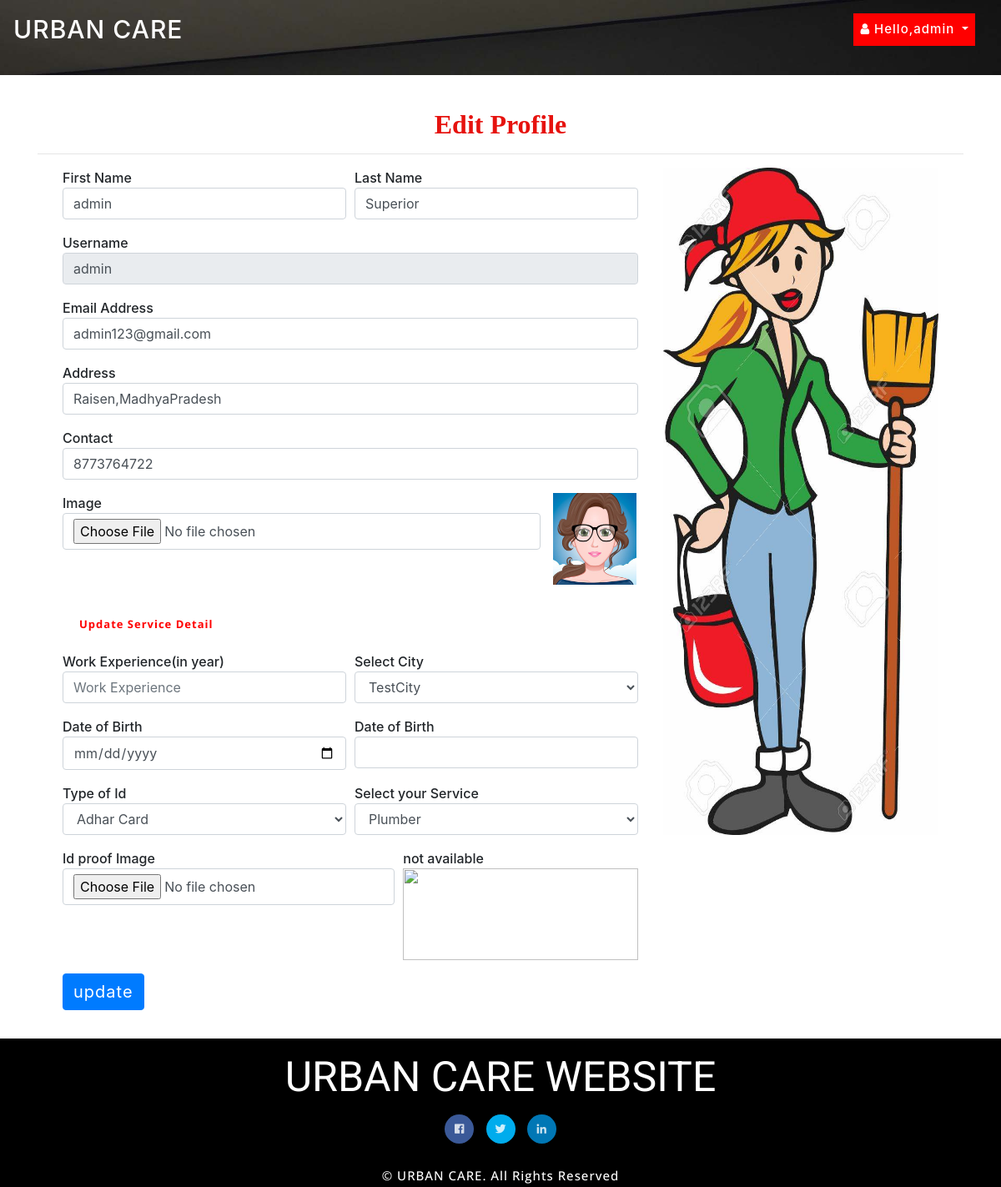
Screenshot of /edit_service_profile (signed in) with the database file from the repository.
### home_service/models.py (models this page shows, shortened)
class Customer(models.Model):
    user = models.ForeignKey(User, on_delete=models.CASCADE, null=True)
    contact = models.CharField(max_length=100, null=True)
    address = models.CharField(max_length=100, null=True)
    image = models.FileField(null=True)

### home_service/views.py (the view, shortened to what this page needs)
# urls.py: path('edit_service_profile',Edit_Service_Profile,name="edit_service_profile"),
def Edit_Service_Profile(request):
    user = User.objects.get(id=request.user.id)
    error = ""
    try:
        sign = Customer.objects.get(user=user)
        error = "pat"
    except:
        sign = Service_Man.objects.get(user=user)
    terror = False
    ser = Service_Category.objects.all()
    car = ID_Card.objects.all()
    city = City.objects.all()
    d = {'city':city,'terror':terror,'error':error,'pro':sign,'car':car,'ser':ser}
    return render(request, 'edit_service_profile.html',d)

### home_service/templates/edit_service_profile.html (shortened to what this page needs)
{% extends 'index.html' %}
{% load static %}
{% block body %}
	<div class="w3l_banner_info" style="height:10px">
		<div class="slider1">
			<div class="callbacks_container">
				<ul class="rslides" id="slider3">
					<li>
						<div class="slider1-img" style="height:90px">
							<div class="slider_banner_info">
							</div>
						</div>
					</li>
				</ul>
			</div>
		</div>
	</div>
</header>
<div class="container" style="margin-top:10%;">
    <h2 style="font-weight:bold;font-family : 'Monotype Corsiva' ; color : #E6120E ;margin-top:2%" align="center">Edit Profile</h2><hr>
<div class="container-fluid" style="">
    <div class="row">
        <div class="col-md-8">
            <form method="post" action="" enctype="multipart/form-data">
    <div class="form-row">
    <div class="form-group col-md-6">
      <label for="inputEmail4">First Name</label>
      <input type="text" class="form-control" value="{{pro.user.first_name}}" name="fname" id="inputEmail4">
    </div>
    <div class="form-group col-md-6">
      <label for="inputPassword4">Last Name</label>
      <input type="text" class="form-control" name="lname" value="{{pro.user.last_name}}" id="inputPassword4">
    </div>
  </div>
    <div class="form-row">
    <div class="form-group col-md-12">
      <label for="inputEmail4">Username</label>
      <input type="text" class="form-control" name="uname" value="{{pro.user.username}}" id="inputEmail4" readonly>
    </div>
        <div class="form-group col-md-12">
      <label for="inputEmail4">Email Address</label>
      <input type="text" class="form-control" name="email" value="{{pro.user.email}}" id="inputEmail4">
    </div>
  </div>
<div class="form-row">
    <div class="form-group col-md-12">
      <label for="inputEmail4">Address</label>
      <input type="text" class="form-control" name="address" value="{{pro.address}}" id="inputEmail4">
    </div>
  </div>
 <div class="form-row">
    <div class="form-group col-md-12">
    <label for="exampleInputPassword1">Contact</label>
    <input type="text" class="form-control" id="exampleInputPassword1" value="{{pro.contact}}" name="contact">
  </div>
   </div>
<div class="form-row">
    <div class="form-group col-md-10">
    <label for="exampleInputPassword1">Image</label>
    <input type="file" class="form-control" id="exampleInputPassword1" name="image">
  </div>
    <div class="form-group col-md-2">
    {% if pro.image %}<img src="{{pro.image.url}}" style="width:100px;height:110px">{% endif %}
  </div>
</div>
<p style="font-weight:bold;color:red;padding:20px">Update Service Detail</p></hr>
  <div class="form-row">
    <div class="form-group col-md-6">
    <label for="exampleInputPassword1">Work Experience(in year)</label>
    <input type="text" class="form-control" placeholder="Work Experience" id="exampleInputPassword1" name="exp" value="{{pro.experience}}">
  </div>
      <div class="form-group col-md-6">
    <label for="exampleInputPassword1">Select City</label>
    <select class="form-control" name="city">
        {% for i in city %}
        {% if pro.city.city == i.city %}
        <option value="{{i.city}}" selected>{{i.city}}</option>
        {% else %}
        <option value="{{i.city}}">{{i.city}}</option>
        {% endif %}
        {% endfor %}
    </select>
  </div>
  </div>
   <div class="form-row">
    <div class="form-group col-md-6">
    <label for="exampleInputPassword1">Date of Birth</label>
    <input type="date" class="form-control" id="exampleInputPassword1" name="dob">
  </div>
   <div class="form-group col-md-6">
    <label for="exampleInputPassword1">Date of Birth</label>
    <input type="text" class="form-control" id="exampleInputPassword1" value="{{pro.dob}}">
  </div>
   </div>
<div class="form-row">
  <div class="form-group col-md-6">
    <label for="exampleInputPassword1">Type of Id</label>
    <select class="form-control" name="card">
        {% for i in car %}
        {% if pro.id_type == i.card %}
        <option value="{{i.card}}" selected>{{i.card}}</option>
        {% else %}
        <option value="{{i.card}}">{{i.card}}</option>
        {% endif %}
        {% endfor %}
    </select>
  </div>
   <div class="form-group col-md-6">
    <label for="exampleInputPassword1">Select your Service</label>
    <select class="form-control" name="service">
        {% for i in ser %}
        {% if pro.service_name == i.category %}
        <option value="{{i.category}}" selected>{{i.category}}</option>
        {% else %}
        <option value="{{i.category}}">{{i.category}}</option>
        {% endif %}
        {% endfor %}
    </select>
  </div>
  </div>
  <div class="form-row">
  <div class="form-group col-md-7">
    <label for="exampleInputPassword1">Id proof Image</label>
    <input type="file" class="form-control" id="exampleInputPassword1" name="image1">
  </div>
      {% if pro.service_name %}
    <div class="form-group col-md-5">
    <label for="exampleInputPassword1"></label>
   <img src="{{pro.id_card.url}}" style="width:100%;height:110px">
  </div>
      {% else %}
      <div class="form-group col-md-5">
    <label for="exampleInputPassword1">not available</label>
   <img src="" style="width:100%;height:110px">
  </div>
      {% endif %}
</div>
  <button type="submit" class="btn btn-primary" style="margin-bottom:5%">update</button>
</form>
        </div>
        <div class="col-md-4">
            <img src="{% static 'images/pro123.jpg' %}" style="width:100%;height:800px">
        </div>
    </div>
</div>
</div>
{% endblock %}

### home_service/templates/index.html (shortened to what this page needs)
<!DOCTYPE html>
{% load static %}
<html>
<head>
<link href="{% static 'css/bootstrap.min.css' %}" rel="stylesheet" type="text/css" media="all">
<link href="{% static 'css/fontawesome-all.min.css' %}" rel="stylesheet" type="text/css" media="all">
<link href="{% static 'css/easy-responsive-tabs.css' %}" rel='stylesheet' type='text/css'/>
<link rel="stylesheet" href="{% static 'css/flexslider.css' %}" type="text/css" media="all">
<link rel="stylesheet" type="text/css" href="{% static 'css/style_common.css' %}" />
<link rel="stylesheet" type="text/css" href="{% static 'css/style1.css' %}" />
<link href="{% static 'css/style.css' %}" rel="stylesheet" type="text/css" media="all"/>
<link rel="stylesheet" href="https://cdnjs.cloudflare.com/ajax/libs/font-awesome/4.7.0/css/font-awesome.min.css">
</head>
<body>
<header>
	<nav class="navbar navbar-expand-lg navbar-light">
  <a class="navbar-brand" href="{% url 'home' %}" style="font-size:30px">URBAN CARE</a>
  <div class="collapse navbar-collapse" id="navbarSupportedContent">
    <ul class="navbar-nav ml-auto">
      {% if request.user.is_staff %}
        <li class="nav-item dropdown">
        <a class="nav-link dropdown-toggle" href="#" id="navbarDropdown" style="background-color:red" role="button" data-toggle="dropdown" aria-haspopup="true" aria-expanded="false">
          <i class="fa fa-user"></i> Hello,{{request.user.username}}
        </a>
      </li>
        {% endif %}
    </ul>
  </div>
</nav>
    {% block body %}
    {% endblock %}
<section class="footer">
<div class="container">
<h3>URBAN CARE WEBSITE</h3>
     <div class="wrapper">
<ul class="social-icons icon-circle icon-zoom list-unstyled list-inline">
<li> <a href="https://www.facebook.com/share/cLDNwBXKiX29WopX/?mibextid=qi2Omg"><i class="fab fa-facebook-f"></i></a></li>
<li> <a href="https://x.com/care_urban70963?t=bIyMFHdnZiSfnRgbpYOCxQ&s=09"><i class="fab fa-twitter"></i></a></li>
<li> <a href="https://www.linkedin.com/in/urban-care-507094322?utm_source=share&utm_campaign=share_via&utm_content=profile&utm_medium=android_app"><i class="fab fa-linkedin-in"></i></a></li>
</ul>
</div>
<div class="copyright">
			<p>© URBAN CARE. All Rights Reserved </p>
		</div>
	</div>
</section>
</body>
</html>

### home_service/static/css/easy-responsive-tabs.css (style rules this page uses)
body { margin: 0px; padding: 0px; background: #f5f5f5; font-weight: 500; }
ul.resp-tabs-list, p { margin: 0px; padding: 0px; }

### home_service/static/css/style.css (style rules this page uses)
body { padding: 0; margin: 0; background-color:#fff; }
body a { transition: 0.5s all; -webkit-transition: 0.5s all; -moz-transition: 0.5s all; -o-transition: 0.5s all; -ms-transition: 0.5s all; text-decoration: none; }
h1, h2, h3, h4, h5, h6 { margin: 0; padding: 0; font-weight:normal; font-family: 'Roboto', sans-serif; }
p { margin: 0; letter-spacing:1px; line-height:1.8em; font-size:13px; font-family: 'Open Sans', sans-serif; }
.row { margin:0px; padding:0px; }
ul { margin: 0; padding: 0; }
label { margin: 0; }
a { color:#000; }
.navbar-collapse { padding: 0; }
.slider_banner_info { padding-top: 18em; text-align: center; width: 60%; margin: 0 auto; }
.slider1-img { background: url(../images/2.jpg) no-repeat 0px 0px; background-size: cover; -webkit-background-size: cover; -moz-background-size: cover; -o-background-size: cover; -ms-background-size: cover; height: 400px; }
#slider2, #slider3 { box-shadow: none; -moz-box-shadow: none; -webkit-box-shadow: none; margin: 0 auto; }
.callbacks { position: relative; list-style: none; overflow: hidden; width: 100%; padding: 0; margin: 0; }
.callbacks li { position: absolute; width: 100%; }
.rslides { position: relative; list-style: none; overflow: hidden; width: 100%; padding: 0; }
.rslides li { -webkit-backface-visibility: hidden; position: absolute; display: none; width: 100%; left: 0; top: 0; }
.rslides li { position: relative; display: block; float: left; }
nav.navbar.navbar-expand-lg.navbar-light { position: absolute; top: 0px; z-index: 9; width:100%; }
.w3l_banner_info { position: relative; }
.navbar-light .navbar-brand { color: #fff; font-size:50px; letter-spacing: 1px; }
.navbar-light .navbar-nav .nav-link { color: #fff; font-size: 15px; letter-spacing: 1px; margin:0 15px; }
.btn-primary { color: #fff; background-color: #007bff; border-color: #007bff; font-size: 20px; letter-spacing: 1px; }
.social-icons .fab { width: 35px; height: 35px; line-height: 35px; font-size:13px; text-align: center; color: #FFF; color: rgba(255, 255, 255, 0.8); -webkit-transition: all 0.3s ease-in-out; -moz-transition: all 0.3s ease-in-out; -ms-transition: all 0.3s ease-in-out; -o-transition: all 0.3s ease-in-out; transition: all 0.3s ease-in-out; }
.wrapper { margin: 15px 0; }
.social-icons.icon-circle .fab { border-radius: 50%; }
i.fab.fa-linkedin-in { background-color: #0077B5; }
i.fab.fa-twitter { background-color: #00aced; }
i.fab.fa-facebook-f { background-color: #3b5998; }
.list-inline li { display: inline-block; padding-right: 5px; padding-left: 5px; margin-bottom: 10px; }
section.footer { text-align: center; background-color: #000; padding: 1em 0 0; }
section.footer h3 { font-size: 50px; color: #fff; }
.copyright p { color:#fff; font-size: 15px; }

### rows the page displays
Customer: fname "admin", lname "Superior", uname "admin", email "admin123@gmail.com", address "Raisen,MadhyaPradesh", contact "8773764722", image (picture)

### other values shown
{{ request.user.username }} "admin"
form field city "TestCity"
form field card "Adhar Card"
form field service "Plumber"
